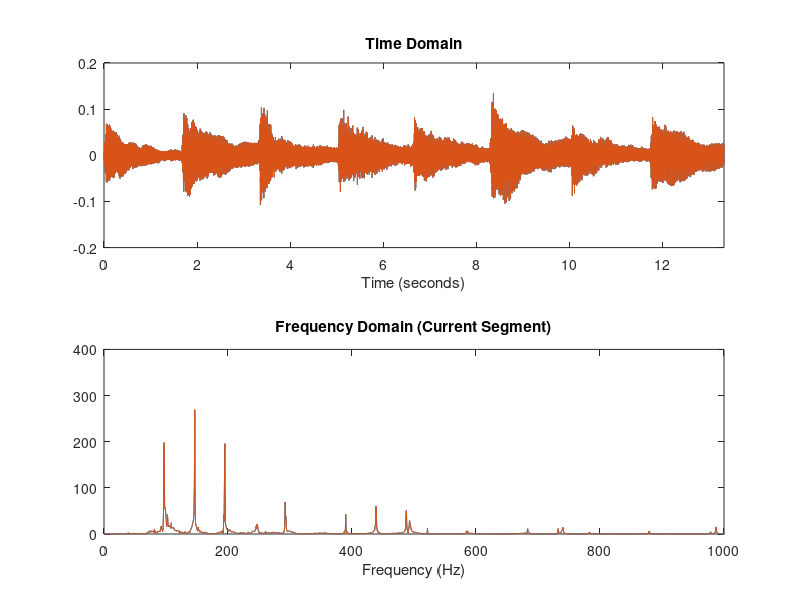

This figure's MATLAB source:
load Sample_1.mat
load Sample_2.mat
load Sample_3.mat
load Sample_4.mat
load Sample_5.mat
load Sample_6.mat
load Sample_7.mat
load Sample_8.mat

song=[Sample_1;Sample_2;Sample_3;Sample_4;Sample_5;Sample_6;Sample_7;Sample_8];

chord_len(1) = length(Sample_1);
chord_len(2) = length(Sample_2);
chord_len(3) = length(Sample_3);
chord_len(4) = length(Sample_4);
chord_len(5) = length(Sample_5);
chord_len(6) = length(Sample_6);
chord_len(7) = length(Sample_7);
chord_len(8) = length(Sample_8);

Fs = 22050;
total_len = 0;
figure(1);
for i = 1:8
   len = chord_len(i);
   f = (0:(len-1))*Fs/len;
   y = song(total_len+1:total_len+len,:);
   total_len = total_len + len;
   t = (1:total_len)*1/Fs;

   subplot(211)
      plot(t,song(1:total_len,:));
      title('Time Domain');
      axis([0 (length(song)-1)*1/Fs -0.2 0.2]);
      xlabel('Time (seconds)');
   subplot(212)
      plot(f,abs(fft(y)));
      axis([0 1000 0 400]);
      title('Frequency Domain (Current Segment)');
      xlabel('Frequency (Hz)');
   drawnow;
   soundsc(y,Fs);

%%% uncomment the pause statement below to examine song note by note
% pause;

end


